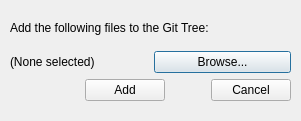
<?xml version="1.0" encoding="UTF-8"?>
<ui version="4.0">
 <class>GitAddDialog</class>
 <widget class="QDialog" name="GitAddDialog">
  <property name="geometry">
   <rect>
    <x>0</x>
    <y>0</y>
    <width>301</width>
    <height>121</height>
   </rect>
  </property>
  <property name="windowTitle">
   <string>Dialog</string>
  </property>
  <widget class="QWidget" name="">
   <property name="geometry">
    <rect>
     <x>10</x>
     <y>10</y>
     <width>281</width>
     <height>91</height>
    </rect>
   </property>
   <layout class="QVBoxLayout" name="verticalLayout">
    <item>
     <widget class="QLabel" name="label">
      <property name="text">
       <string>Add the following files to the Git Tree:</string>
      </property>
     </widget>
    </item>
    <item>
     <layout class="QHBoxLayout" name="horizontalLayout_2">
      <item>
       <widget class="QLabel" name="label_2">
        <property name="text">
         <string>(None selected)</string>
        </property>
        <property name="buddy">
         <cstring>fileBrowse</cstring>
        </property>
       </widget>
      </item>
      <item>
       <widget class="QPushButton" name="fileBrowse">
        <property name="text">
         <string>Browse...</string>
        </property>
       </widget>
      </item>
     </layout>
    </item>
    <item>
     <layout class="QHBoxLayout" name="horizontalLayout">
      <item>
       <spacer name="horizontalSpacer_2">
        <property name="orientation">
         <enum>Qt::Horizontal</enum>
        </property>
        <property name="sizeHint" stdset="0">
         <size>
          <width>40</width>
          <height>20</height>
         </size>
        </property>
       </spacer>
      </item>
      <item>
       <widget class="QPushButton" name="addButton">
        <property name="text">
         <string>Add</string>
        </property>
       </widget>
      </item>
      <item>
       <spacer name="horizontalSpacer">
        <property name="orientation">
         <enum>Qt::Horizontal</enum>
        </property>
        <property name="sizeType">
         <enum>QSizePolicy::Fixed</enum>
        </property>
        <property name="sizeHint" stdset="0">
         <size>
          <width>40</width>
          <height>20</height>
         </size>
        </property>
       </spacer>
      </item>
      <item>
       <widget class="QPushButton" name="cancelButton">
        <property name="text">
         <string>Cancel</string>
        </property>
       </widget>
      </item>
     </layout>
    </item>
   </layout>
  </widget>
  <action name="actionAddButton">
   <property name="text">
    <string>AddButton</string>
   </property>
  </action>
 </widget>
 <resources/>
 <connections/>
</ui>
